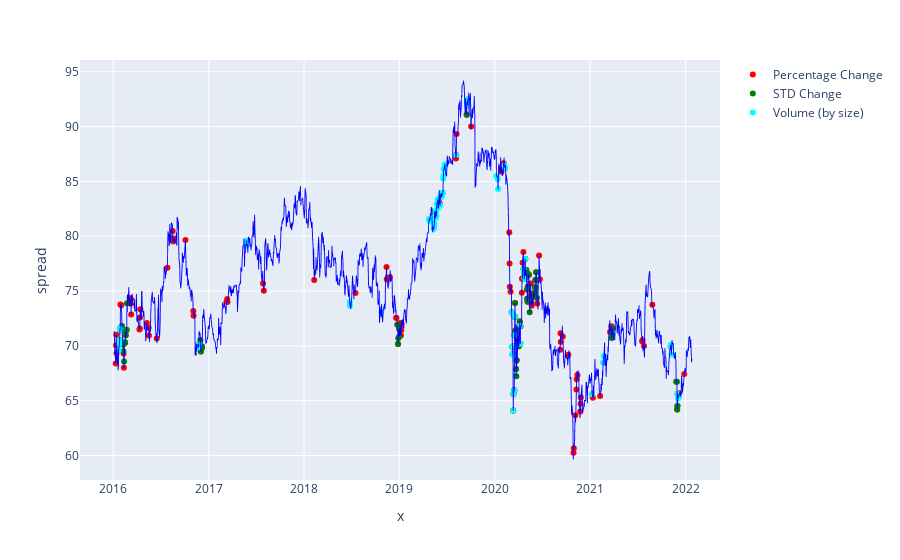

The notebook cell saved with this chart:
### Markdown cell above
### Plotting combined &rarr; plotly

### Code cell
import plotly.graph_objects as go
import plotly.express as px

### index of extreme points
oil_pct_index = df_oil[df_oil['pct_level'] == 1].index
oil_std_index = df_oil[df_oil['std_level'] == 1].index
oil_vol_index = df_oil[df_oil['vol_level'] == 1].index

### Points on ratio
ex_points_pct = s.loc[oil_pct_index, :]
ex_points_std = s.loc[oil_std_index, :]
ex_points_vol = s.loc[oil_vol_index, :]


t_ = 'spread'
# t_ = 'ratio'

if t_ == 'spread':
    x, y = s.index, s[0]
else:
    x, y = z.index, z['z_score']
    
fig = px.line(x=x, y=y, labels={'y': f'{t_}'})

### traces (scatter points of extremes)
fig.add_trace(go.Scatter(x=ex_points_pct.index, y=ex_points_pct[0], marker_color = 'red', mode='markers', name = 'Percentage Change'))
fig.add_trace(go.Scatter(x=ex_points_std.index, y=ex_points_std[0], marker_color = 'green', mode='markers', name = 'STD Change'))
fig.add_trace(go.Scatter(x=ex_points_vol.index, y=ex_points_vol[0], marker_color = 'cyan', mode='markers', name = 'Volume (by size)'))

fig.update_traces(line=dict(color='blue', width=0.9))
fig.show()
